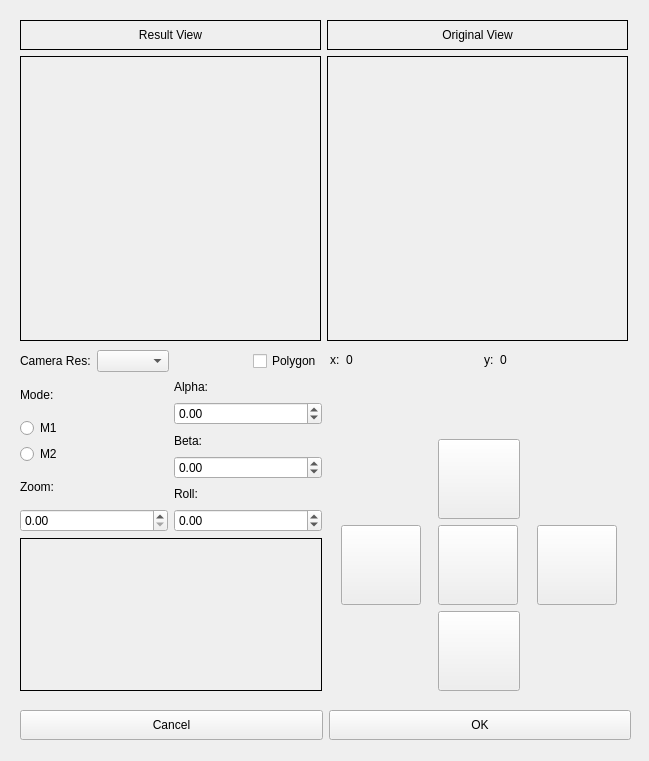
<?xml version="1.0" encoding="UTF-8"?>
<ui version="4.0">
 <class>Form</class>
 <widget class="QWidget" name="Form">
  <property name="geometry">
   <rect>
    <x>0</x>
    <y>0</y>
    <width>649</width>
    <height>761</height>
   </rect>
  </property>
  <property name="windowTitle">
   <string>Form</string>
  </property>
  <widget class="QWidget" name="gridLayoutWidget">
   <property name="geometry">
    <rect>
     <x>20</x>
     <y>20</y>
     <width>608</width>
     <height>321</height>
    </rect>
   </property>
   <layout class="QGridLayout" name="gridLayout">
    <item row="2" column="0">
     <widget class="QLabel" name="label_title_image_result">
      <property name="minimumSize">
       <size>
        <width>300</width>
        <height>25</height>
       </size>
      </property>
      <property name="maximumSize">
       <size>
        <width>16777215</width>
        <height>30</height>
       </size>
      </property>
      <property name="frameShape">
       <enum>QFrame::Box</enum>
      </property>
      <property name="text">
       <string>Result View</string>
      </property>
      <property name="alignment">
       <set>Qt::AlignCenter</set>
      </property>
     </widget>
    </item>
    <item row="2" column="1">
     <widget class="QLabel" name="label_title_original">
      <property name="minimumSize">
       <size>
        <width>300</width>
        <height>25</height>
       </size>
      </property>
      <property name="maximumSize">
       <size>
        <width>16777215</width>
        <height>30</height>
       </size>
      </property>
      <property name="frameShape">
       <enum>QFrame::Box</enum>
      </property>
      <property name="text">
       <string>Original View</string>
      </property>
      <property name="alignment">
       <set>Qt::AlignCenter</set>
      </property>
     </widget>
    </item>
    <item row="3" column="0">
     <widget class="QLabel" name="label_image_result">
      <property name="minimumSize">
       <size>
        <width>300</width>
        <height>260</height>
       </size>
      </property>
      <property name="frameShape">
       <enum>QFrame::Box</enum>
      </property>
      <property name="text">
       <string/>
      </property>
     </widget>
    </item>
    <item row="3" column="1">
     <widget class="QLabel" name="label_image_original">
      <property name="minimumSize">
       <size>
        <width>300</width>
        <height>260</height>
       </size>
      </property>
      <property name="frameShape">
       <enum>QFrame::Box</enum>
      </property>
      <property name="text">
       <string/>
      </property>
     </widget>
    </item>
   </layout>
  </widget>
  <widget class="QWidget" name="verticalLayoutWidget">
   <property name="geometry">
    <rect>
     <x>330</x>
     <y>350</y>
     <width>301</width>
     <height>341</height>
    </rect>
   </property>
   <layout class="QVBoxLayout" name="verticalLayout">
    <item>
     <layout class="QHBoxLayout" name="horizontalLayout">
      <property name="sizeConstraint">
       <enum>QLayout::SetDefaultConstraint</enum>
      </property>
      <item>
       <widget class="QLabel" name="label_50">
        <property name="sizePolicy">
         <sizepolicy hsizetype="Maximum" vsizetype="Preferred">
          <horstretch>0</horstretch>
          <verstretch>0</verstretch>
         </sizepolicy>
        </property>
        <property name="minimumSize">
         <size>
          <width>10</width>
          <height>20</height>
         </size>
        </property>
        <property name="maximumSize">
         <size>
          <width>16777215</width>
          <height>20</height>
         </size>
        </property>
        <property name="text">
         <string>x:</string>
        </property>
       </widget>
      </item>
      <item>
       <widget class="QLabel" name="label_pos_x">
        <property name="minimumSize">
         <size>
          <width>0</width>
          <height>0</height>
         </size>
        </property>
        <property name="maximumSize">
         <size>
          <width>10</width>
          <height>38</height>
         </size>
        </property>
        <property name="text">
         <string>0</string>
        </property>
        <property name="alignment">
         <set>Qt::AlignCenter</set>
        </property>
       </widget>
      </item>
      <item>
       <spacer name="horizontalSpacer">
        <property name="orientation">
         <enum>Qt::Horizontal</enum>
        </property>
        <property name="sizeHint" stdset="0">
         <size>
          <width>40</width>
          <height>20</height>
         </size>
        </property>
       </spacer>
      </item>
      <item>
       <widget class="QLabel" name="label_51">
        <property name="sizePolicy">
         <sizepolicy hsizetype="Maximum" vsizetype="Preferred">
          <horstretch>0</horstretch>
          <verstretch>0</verstretch>
         </sizepolicy>
        </property>
        <property name="minimumSize">
         <size>
          <width>10</width>
          <height>20</height>
         </size>
        </property>
        <property name="maximumSize">
         <size>
          <width>16777215</width>
          <height>20</height>
         </size>
        </property>
        <property name="text">
         <string>y:</string>
        </property>
       </widget>
      </item>
      <item>
       <widget class="QLabel" name="label_pos_y">
        <property name="minimumSize">
         <size>
          <width>0</width>
          <height>0</height>
         </size>
        </property>
        <property name="maximumSize">
         <size>
          <width>10</width>
          <height>38</height>
         </size>
        </property>
        <property name="text">
         <string>0</string>
        </property>
        <property name="alignment">
         <set>Qt::AlignCenter</set>
        </property>
       </widget>
      </item>
      <item>
       <spacer name="horizontalSpacer_2">
        <property name="orientation">
         <enum>Qt::Horizontal</enum>
        </property>
        <property name="sizeHint" stdset="0">
         <size>
          <width>40</width>
          <height>20</height>
         </size>
        </property>
       </spacer>
      </item>
     </layout>
    </item>
    <item>
     <spacer name="verticalSpacer_5">
      <property name="orientation">
       <enum>Qt::Vertical</enum>
      </property>
      <property name="sizeHint" stdset="0">
       <size>
        <width>20</width>
        <height>20</height>
       </size>
      </property>
     </spacer>
    </item>
    <item>
     <layout class="QGridLayout" name="gridLayout_2">
      <item row="1" column="1">
       <widget class="QPushButton" name="topButton">
        <property name="minimumSize">
         <size>
          <width>80</width>
          <height>80</height>
         </size>
        </property>
        <property name="maximumSize">
         <size>
          <width>82</width>
          <height>80</height>
         </size>
        </property>
        <property name="text">
         <string/>
        </property>
        <property name="icon">
         <iconset resource="../resources/surveillance.qrc">
          <normaloff>:/icon/up.png</normaloff>:/icon/up.png</iconset>
        </property>
       </widget>
      </item>
      <item row="2" column="0">
       <widget class="QPushButton" name="leftButton">
        <property name="minimumSize">
         <size>
          <width>80</width>
          <height>80</height>
         </size>
        </property>
        <property name="maximumSize">
         <size>
          <width>80</width>
          <height>80</height>
         </size>
        </property>
        <property name="text">
         <string/>
        </property>
        <property name="icon">
         <iconset resource="../resources/surveillance.qrc">
          <normaloff>:/icon/left.png</normaloff>:/icon/left.png</iconset>
        </property>
       </widget>
      </item>
      <item row="3" column="1">
       <widget class="QPushButton" name="belowButton">
        <property name="minimumSize">
         <size>
          <width>82</width>
          <height>80</height>
         </size>
        </property>
        <property name="maximumSize">
         <size>
          <width>80</width>
          <height>80</height>
         </size>
        </property>
        <property name="text">
         <string/>
        </property>
        <property name="icon">
         <iconset resource="../resources/surveillance.qrc">
          <normaloff>:/icon/down.png</normaloff>:/icon/down.png</iconset>
        </property>
       </widget>
      </item>
      <item row="2" column="2">
       <widget class="QPushButton" name="rightButton">
        <property name="minimumSize">
         <size>
          <width>80</width>
          <height>80</height>
         </size>
        </property>
        <property name="maximumSize">
         <size>
          <width>80</width>
          <height>80</height>
         </size>
        </property>
        <property name="text">
         <string/>
        </property>
        <property name="icon">
         <iconset resource="../resources/surveillance.qrc">
          <normaloff>:/icon/right.png</normaloff>:/icon/right.png</iconset>
        </property>
       </widget>
      </item>
      <item row="2" column="1">
       <widget class="QPushButton" name="centerButton">
        <property name="minimumSize">
         <size>
          <width>80</width>
          <height>80</height>
         </size>
        </property>
        <property name="maximumSize">
         <size>
          <width>80</width>
          <height>80</height>
         </size>
        </property>
        <property name="text">
         <string/>
        </property>
        <property name="icon">
         <iconset resource="../resources/surveillance.qrc">
          <normaloff>:/icon/center.png</normaloff>:/icon/center.png</iconset>
        </property>
       </widget>
      </item>
     </layout>
    </item>
   </layout>
  </widget>
  <widget class="QWidget" name="verticalLayoutWidget_4">
   <property name="geometry">
    <rect>
     <x>20</x>
     <y>350</y>
     <width>302</width>
     <height>341</height>
    </rect>
   </property>
   <layout class="QVBoxLayout" name="verticalLayout_4">
    <item>
     <layout class="QHBoxLayout" name="horizontalLayout_2">
      <item>
       <widget class="QLabel" name="label_15">
        <property name="minimumSize">
         <size>
          <width>0</width>
          <height>0</height>
         </size>
        </property>
        <property name="maximumSize">
         <size>
          <width>16777215</width>
          <height>35</height>
         </size>
        </property>
        <property name="text">
         <string>Camera Res:</string>
        </property>
       </widget>
      </item>
      <item>
       <widget class="QComboBox" name="comboBox_resolution_sources">
        <property name="minimumSize">
         <size>
          <width>0</width>
          <height>0</height>
         </size>
        </property>
        <property name="maximumSize">
         <size>
          <width>16777215</width>
          <height>26</height>
         </size>
        </property>
       </widget>
      </item>
      <item>
       <spacer name="horizontalSpacer_6">
        <property name="orientation">
         <enum>Qt::Horizontal</enum>
        </property>
        <property name="sizeHint" stdset="0">
         <size>
          <width>40</width>
          <height>20</height>
         </size>
        </property>
       </spacer>
      </item>
      <item>
       <widget class="QCheckBox" name="checkBox">
        <property name="text">
         <string>Polygon</string>
        </property>
       </widget>
      </item>
     </layout>
    </item>
    <item>
     <layout class="QHBoxLayout" name="horizontalLayout_3">
      <item>
       <layout class="QVBoxLayout" name="verticalLayout_2">
        <item>
         <widget class="QLabel" name="modeLab">
          <property name="minimumSize">
           <size>
            <width>60</width>
            <height>15</height>
           </size>
          </property>
          <property name="text">
           <string>Mode:</string>
          </property>
         </widget>
        </item>
        <item>
         <widget class="QRadioButton" name="m1Button">
          <property name="text">
           <string>M1</string>
          </property>
         </widget>
        </item>
        <item>
         <widget class="QRadioButton" name="m2Button">
          <property name="text">
           <string>M2</string>
          </property>
         </widget>
        </item>
        <item>
         <widget class="QLabel" name="labelZoom">
          <property name="minimumSize">
           <size>
            <width>60</width>
            <height>10</height>
           </size>
          </property>
          <property name="text">
           <string>Zoom:</string>
          </property>
         </widget>
        </item>
        <item>
         <widget class="QDoubleSpinBox" name="doubleSpinBox_zoom">
          <property name="maximum">
           <double>20.000000000000000</double>
          </property>
          <property name="singleStep">
           <double>0.010000000000000</double>
          </property>
         </widget>
        </item>
       </layout>
      </item>
      <item>
       <layout class="QVBoxLayout" name="verticalLayout_3">
        <item>
         <widget class="QLabel" name="labelAlpha">
          <property name="minimumSize">
           <size>
            <width>60</width>
            <height>10</height>
           </size>
          </property>
          <property name="text">
           <string>Alpha:</string>
          </property>
         </widget>
        </item>
        <item>
         <widget class="QDoubleSpinBox" name="doubleSpinBox_alpha">
          <property name="minimum">
           <double>-360.000000000000000</double>
          </property>
          <property name="maximum">
           <double>360.000000000000000</double>
          </property>
          <property name="singleStep">
           <double>0.100000000000000</double>
          </property>
         </widget>
        </item>
        <item>
         <widget class="QLabel" name="labelBeta">
          <property name="minimumSize">
           <size>
            <width>60</width>
            <height>10</height>
           </size>
          </property>
          <property name="text">
           <string>Beta:</string>
          </property>
         </widget>
        </item>
        <item>
         <widget class="QDoubleSpinBox" name="doubleSpinBox_beta">
          <property name="minimum">
           <double>-360.000000000000000</double>
          </property>
          <property name="maximum">
           <double>360.000000000000000</double>
          </property>
          <property name="singleStep">
           <double>0.100000000000000</double>
          </property>
         </widget>
        </item>
        <item>
         <widget class="QLabel" name="labelRoll">
          <property name="minimumSize">
           <size>
            <width>60</width>
            <height>10</height>
           </size>
          </property>
          <property name="text">
           <string>Roll:</string>
          </property>
         </widget>
        </item>
        <item>
         <widget class="QDoubleSpinBox" name="doubleSpinBox_roll">
          <property name="minimum">
           <double>-360.000000000000000</double>
          </property>
          <property name="maximum">
           <double>360.000000000000000</double>
          </property>
          <property name="singleStep">
           <double>0.100000000000000</double>
          </property>
         </widget>
        </item>
       </layout>
      </item>
     </layout>
    </item>
    <item>
     <widget class="QLabel" name="label_5">
      <property name="minimumSize">
       <size>
        <width>300</width>
        <height>125</height>
       </size>
      </property>
      <property name="frameShape">
       <enum>QFrame::Box</enum>
      </property>
      <property name="text">
       <string/>
      </property>
     </widget>
    </item>
   </layout>
  </widget>
  <widget class="QWidget" name="horizontalLayoutWidget_4">
   <property name="geometry">
    <rect>
     <x>20</x>
     <y>700</y>
     <width>611</width>
     <height>51</height>
    </rect>
   </property>
   <layout class="QHBoxLayout" name="horizontalLayout_4">
    <item>
     <widget class="QPushButton" name="cancelButton">
      <property name="minimumSize">
       <size>
        <width>120</width>
        <height>30</height>
       </size>
      </property>
      <property name="text">
       <string>Cancel</string>
      </property>
     </widget>
    </item>
    <item>
     <widget class="QPushButton" name="okButton">
      <property name="minimumSize">
       <size>
        <width>120</width>
        <height>30</height>
       </size>
      </property>
      <property name="text">
       <string>OK</string>
      </property>
     </widget>
    </item>
   </layout>
  </widget>
 </widget>
 <resources>
  <include location="../resources/surveillance.qrc"/>
 </resources>
 <connections/>
</ui>
